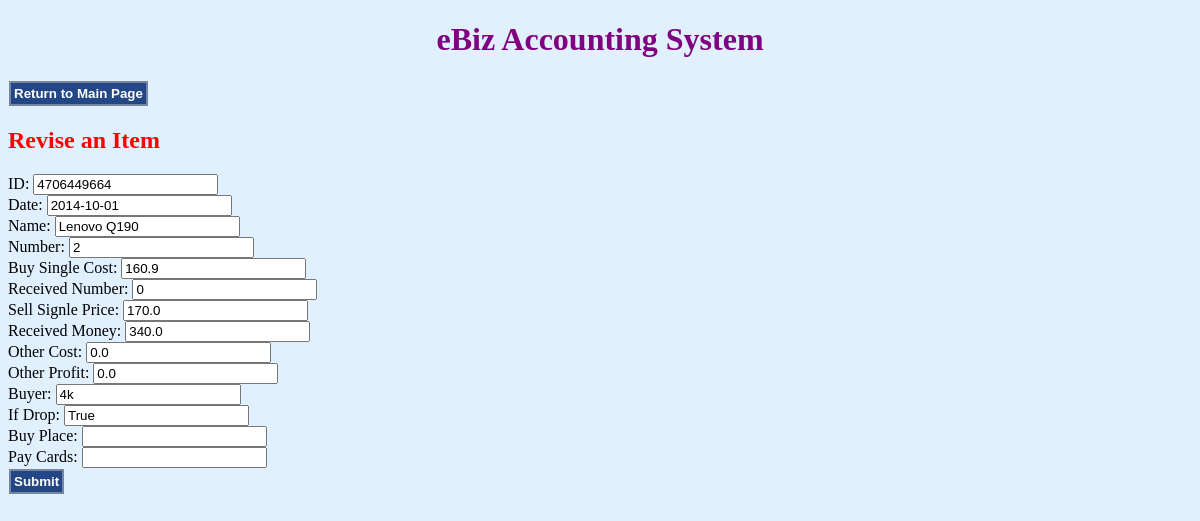
Screenshot of /revise_item/4706449664 with the database file from the repository.
### Item.py (models this page shows, shortened)
class Item(Model):
    uID = IntegerField(unique=True);
    date = DateField();
    number = IntegerField();
    name = TextField();
    buySingleCost = DoubleField();
    buyTotalCost = DoubleField();
    receivedNum = IntegerField();
    sellSignlePrice = DoubleField();
    sellTotalPrice = DoubleField();
    receivedMoney = DoubleField();
    otherCost = DoubleField();
    basicProfit = DoubleField();
    otherProfit = DoubleField();
    totalProfit = DoubleField();
    buyer = CharField(max_length=120);
    buyPlace = CharField(max_length=120);
    payCards = TextField();
    ifDrop = BooleanField();
    class Meta:
        database = db;
        order_by = ('-date',);

### ebizSys.py (the view)
@app.route('/revise_item/<int:uID>')
@app.route('/revise_item')
def revise_item(uID):
    item = Item.get_item_by_ID(uID);
    return render_template("revise_item.html", item=item);

### Item.py (called while the page is built)
def get_item_by_ID(_ID):
    for x in Item.select():
        if x.uID == _ID:
            return x;

### templates/revise_item.html (shortened to what this page needs)
<!DOCTYPE html>
<html>
	<head>
		<link rel="stylesheet" type="text/css" href="/static/styles.css">
	</head>
	<body>
		<h1>eBiz Accounting System</h1>
		<form action="{{ url_for('index') }}">
			<input class="retrn_to_home" type="submit" value="Return to Main Page">
		</form>
		<h2>Revise an Item</h2>
		<form action="{{ url_for('save_revise_item') }}" method="POST"
		class="save_revise_item">
			<div >
				<label>ID: </label><input name="uID" value="{{ item.uID }}" readonly="True"><br>
				<label>Date: </label><input name="date" value="{{ item.date }}"><br>
				<label>Name: </label><input name="name" value="{{ item.name }}"><br>
				<label>Number: </label><input name="num" value="{{ item.number }}"><br>
				<label>Buy Single Cost: </label><input name="buySingleCost" value="{{ item.buySingleCost }}"><br>
				<label>Received Number: </label><input name="receivedNum" value="{{ item.receivedNum }}"><br>
				<label>Sell Signle Price: </label><input name="sellSignlePrice" value="{{ item.sellSignlePrice }}"><br>
				<label>Received Money: </label><input name="receivedMoney" value="{{ item.receivedMoney }}"><br>
				<label>Other Cost: </label><input name="otherCost" value="{{ item.otherCost }}"><br>
				<label>Other Profit: </label><input name="otherProfit" value="{{ item.otherProfit }}"><br>
				<label>Buyer: </label><input name="buyer" value="{{ item.buyer }}"><br>
				<label>If Drop: </label><input name="ifDrop" value="{{ item.ifDrop }}"><br>
				<label>Buy Place: </label><input name="buyPlace" value="{{ item.buyPlace }}"><br>
				<label>Pay Cards: </label><input name="payCards" value="{{ item.payCards }}"><br>
			</div>
			<input id="revise_submit" type="submit" class="submit_button" value="Submit">
		</form>
	</body>
</html>

### static/styles.css (style rules this page uses)
body { background-color: #E0F0FF; }
h1 { color: purple; text-align: center; }
h2 { color: red; }
.add_button,.submit_button,.retrn_to_home { background-color:#234786; border-color: #78859F; border-style: solid; color:#FFFFFF; display: inline; font-weight: bold; padding: 3px; margin:1px; }

### rows the page displays
Item: uID "4706449664", date "2014-10-01", name "Lenovo Q190", num "2", buySingleCost "160.9", receivedNum "0", sellSignlePrice "170.0", receivedMoney "340.0", otherCost "0.0", otherProfit "0.0", buyer "4k", ifDrop "True"
